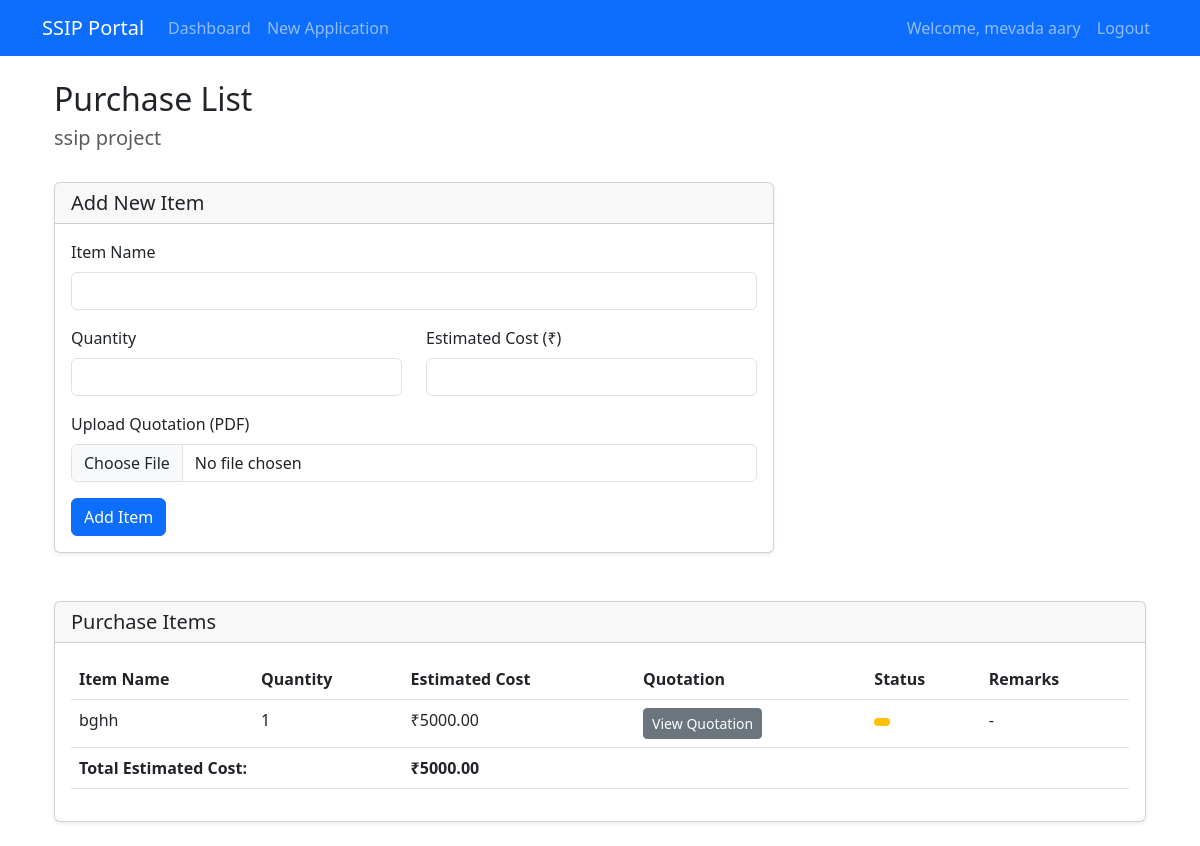
The page /application/1/purchase-list (signed in) on the database its author committed.
### app.py (models this page shows, shortened)
class User(UserMixin, db.Model):
    id = db.Column(db.Integer, primary_key=True)
    email = db.Column(db.String(120), unique=True, nullable=False)
    password = db.Column(db.String(100), nullable=False)
    role = db.Column(db.String(20), nullable=False)  # student, dept_coord, college_coord, principal
    name = db.Column(db.String(100), nullable=False)
    department = db.Column(db.String(100))
    applications = db.relationship('Application', backref='applicant', lazy=True)

class Application(db.Model):
    id = db.Column(db.Integer, primary_key=True)
    application_number = db.Column(db.String(20), unique=True, nullable=False)
    project_title = db.Column(db.String(200), nullable=False)
    problem_statement = db.Column(db.Text, nullable=False)
    solution = db.Column(db.Text, nullable=False)
    team_members = db.Column(db.Text, nullable=False)
    required_components = db.Column(db.Text, nullable=False)
    total_cost = db.Column(db.Float, nullable=False)
    mentor_name = db.Column(db.String(100), nullable=True)
    mentor_email = db.Column(db.String(120), nullable=True)
    mentor_approval = db.Column(db.Boolean, default=False)
    mentor_approval_date = db.Column(db.DateTime, nullable=True)
    dept_status = db.Column(db.String(20), default='pending')
    dept_remarks = db.Column(db.Text)
    dept_review_date = db.Column(db.DateTime)
    college_status = db.Column(db.String(20), default='pending')
    college_remarks = db.Column(db.Text)
    college_review_date = db.Column(db.DateTime)
    principal_status = db.Column(db.String(20), default='pending')
    principal_remarks = db.Column(db.Text)
    principal_review_date = db.Column(db.DateTime)
    created_at = db.Column(db.DateTime, default=datetime.utcnow)
    last_updated = db.Column(db.DateTime, default=datetime.utcnow, onupdate=datetime.utcnow)
    user_id = db.Column(db.Integer, db.ForeignKey('user.id'), nullable=False)
    purchase_lists = db.relationship('PurchaseList', backref='application', lazy=True)
    utilization_certificates = db.relationship('UtilizationCertificate', backref='application', lazy=True)
    notifications = db.relationship('Notification', backref=db.backref('application', lazy=True), lazy=True)

class PurchaseList(db.Model):
    id = db.Column(db.Integer, primary_key=True)
    application_id = db.Column(db.Integer, db.ForeignKey('application.id'), nullable=False)
    item_name = db.Column(db.String(200), nullable=False)
    quantity = db.Column(db.Integer, nullable=False)
    estimated_cost = db.Column(db.Float, nullable=False)
    quotation_file = db.Column(db.String(255))  # Path to uploaded quotation file
    dept_status = db.Column(db.String(20), default='pending')
    college_status = db.Column(db.String(20), default='pending')
    principal_status = db.Column(db.String(20), default='pending')
    dept_remarks = db.Column(db.Text)
    college_remarks = db.Column(db.Text)
    principal_remarks = db.Column(db.Text)
    created_at = db.Column(db.DateTime, default=datetime.utcnow)

### app.py (the view, shortened to what this page needs)
@app.route('/application/<int:id>/purchase-list', methods=['GET', 'POST'])
@login_required
def purchase_list(id):
    application = Application.query.get_or_404(id)
    if application.principal_status != 'approved':
        flash('Purchase list can only be created for approved applications', 'danger')
        return redirect(url_for('view_application', id=id))
    purchase_items = PurchaseList.query.filter_by(application_id=id).all()
    return render_template('purchase_list.html', application=application, items=purchase_items)

### app.py (called while the page is built)
@login_manager.user_loader
def load_user(user_id):
    return User.query.get(int(user_id))

### templates/purchase_list.html (shortened to what this page needs)
{% extends "base.html" %}
{% block content %}
<div class="container">
    <div class="row mb-4">
        <div class="col">
            <h2>Purchase List</h2>
            <h5 class="text-muted">{{ application.project_title }}</h5>
        </div>
    </div>
    {% if current_user.id == application.user_id %}
    <div class="row mb-4">
        <div class="col-md-8">
            <div class="card">
                <div class="card-header">
                    <h5 class="mb-0">Add New Item</h5>
                </div>
                <div class="card-body">
                    <form method="POST" enctype="multipart/form-data">
                        <div class="mb-3">
                            <label for="item_name" class="form-label">Item Name</label>
                            <input type="text" class="form-control" id="item_name" name="item_name" required>
                        </div>
                        <div class="row mb-3">
                            <div class="col-md-6">
                                <label for="quantity" class="form-label">Quantity</label>
                                <input type="number" class="form-control" id="quantity" name="quantity" min="1" required>
                            </div>
                            <div class="col-md-6">
                                <label for="estimated_cost" class="form-label">Estimated Cost (₹)</label>
                                <input type="number" step="0.01" class="form-control" id="estimated_cost" name="estimated_cost" required>
                            </div>
                        </div>
                        <div class="mb-3">
                            <label for="quotation_file" class="form-label">Upload Quotation (PDF)</label>
                            <input type="file" class="form-control" id="quotation_file" name="quotation_file" accept=".pdf" required>
                        </div>
                        <button type="submit" class="btn btn-primary">Add Item</button>
                    </form>
                </div>
            </div>
        </div>
    </div>
    {% endif %}
    <div class="row">
        <div class="col">
            <div class="card">
                <div class="card-header">
                    <h5 class="mb-0">Purchase Items</h5>
                </div>
                <div class="card-body">
                    {% if items %}
                    <div class="table-responsive">
                        <table class="table">
                            <thead>
                                <tr>
                                    <th>Item Name</th>
                                    <th>Quantity</th>
                                    <th>Estimated Cost</th>
                                    <th>Quotation</th>
                                    <th>Status</th>
                                    <th>Remarks</th>
                                </tr>
                            </thead>
                            <tbody>
                                {% for item in items %}
                                <tr>
                                    <td>{{ item.item_name }}</td>
                                    <td>{{ item.quantity }}</td>
                                    <td>₹{{ "%.2f"|format(item.estimated_cost) }}</td>
                                    <td>
                                        {% if item.quotation_file %}
                                        <a href="{{ url_for('static', filename='uploads/quotations/' + item.quotation_file) }}" target="_blank" class="btn btn-sm btn-secondary">
                                            View Quotation
                                        </a>
                                        {% else %}
                                        No quotation
                                        {% endif %}
                                    </td>
                                    <td>
                                        <span class="badge {% if item.status == 'approved' %}bg-success{% elif item.status == 'rejected' %}bg-danger{% else %}bg-warning{% endif %}">
                                        </span>
                                    </td>
                                    <td>{{ item.remarks or '-' }}</td>
                                </tr>
                                {% endfor %}
                            </tbody>
                            <tfoot>
                                <tr>
                                    <th colspan="2">Total Estimated Cost:</th>
                                    <th colspan="5">₹{{ "%.2f"|format(items|sum(attribute='estimated_cost')) }}</th>
                                </tr>
                            </tfoot>
                        </table>
                    </div>
                    {% else %}
                    <p class="text-muted">No items in the purchase list yet.</p>
                    {% endif %}
                </div>
            </div>
        </div>
    </div>
</div>
{% endblock %}

### templates/base.html (shortened to what this page needs)
<!DOCTYPE html>
<html lang="en">
<head>
    <link href="https://cdn.jsdelivr.net/npm/bootstrap@5.3.0/dist/css/bootstrap.min.css" rel="stylesheet">
    <link rel="stylesheet" href="{{ url_for('static', filename='css/style.css') }}">
</head>
<body>
    <nav class="navbar navbar-expand-lg navbar-dark bg-primary">
        <div class="container">
            <a class="navbar-brand" href="{{ url_for('index') }}">SSIP Portal</a>
            <div class="collapse navbar-collapse" id="navbarNav">
                <ul class="navbar-nav me-auto">
                    {% if current_user.is_authenticated %}
                        <li class="nav-item">
                            <a class="nav-link" href="{{ url_for('dashboard') }}">Dashboard</a>
                        </li>
                        {% if current_user.role == 'student' %}
                            <li class="nav-item">
                                <a class="nav-link" href="{{ url_for('new_application') }}">New Application</a>
                            </li>
                        {% endif %}
                    {% endif %}
                </ul>
                <ul class="navbar-nav">
                    {% if current_user.is_authenticated %}
                        <li class="nav-item">
                            <span class="nav-link">Welcome, {{ current_user.name }}</span>
                        </li>
                        <li class="nav-item">
                            <a class="nav-link" href="{{ url_for('logout') }}">Logout</a>
                        </li>
                    {% endif %}
                </ul>
            </div>
        </div>
    </nav>
    <div class="container mt-4">
        {% block content %}{% endblock %}
    </div>
</body>
</html>

### static/css/style.css (style rules this page uses)
.card { margin-bottom: 1.5rem; box-shadow: 0 0.125rem 0.25rem rgba(0, 0, 0, 0.075); }

### rows shown on the page
User: name "mevada aary"
Application: project_title "ssip project"
PurchaseList: item_name "bghh", quantity "1", estimated_cost "5000.00", remarks "-"

### other values the page prints
{{ "%.2f"|format(items|sum(attribute='estimated_cost')) }} "5000.00"
